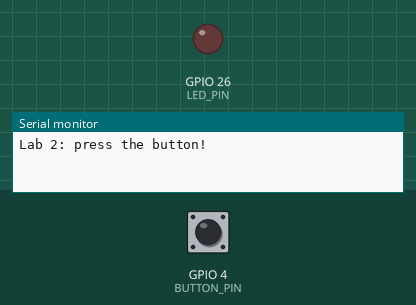
Simulated run of this sketch. Board: ESP32. Parts: output pins drawn as LEDs (lit = HIGH), the last lines printed to the serial monitor. The test bench sets the inputs (shaded band); at power-on: GPIO 4 (BUTTON_PIN) HIGH.

Above: at 1.2 s.
1.3 s: GPIO 4 (BUTTON_PIN) pulled LOW for 0.15 s
At 2.5 s:
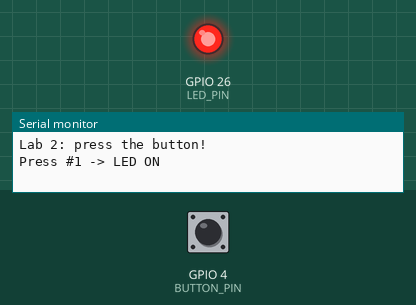
2.9 s: GPIO 4 (BUTTON_PIN) pulled LOW for 1 s
At 3.7 s:
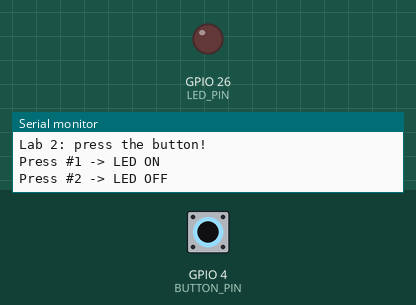
5.4 s: GPIO 4 (BUTTON_PIN) pulled LOW for 3.2 s
At 6.8 s:
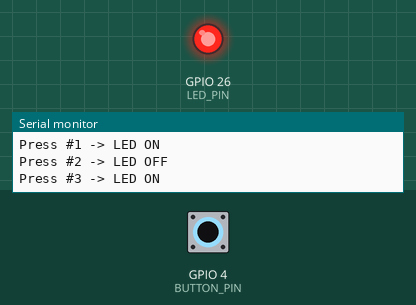
Timing chart, 0 to 8.4 s (numbered marks = the images above; inputs shaded):
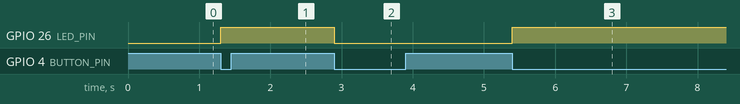

The sketch:

sketch.ino
```cpp
// Lab 2 - Buttons & Interrupts
// Push-button on GPIO 4 (other leg to GND), LED on GPIO 26.
// Every press toggles the LED and increments a counter - handled by an INTERRUPT.

const int BUTTON_PIN = 4;
const int LED_PIN = 26;

volatile bool pressed = false;        // set inside the ISR, read in loop()
volatile unsigned long lastIsrMs = 0; // for debouncing

// Interrupt Service Routine: keep it SHORT. No Serial.print, no delay here.
void IRAM_ATTR onButton() {
  unsigned long now = millis();
  if (now - lastIsrMs > 200) {        // ignore contact bounce (< 200 ms)
    pressed = true;
    lastIsrMs = now;
  }
}

int count = 0;
bool ledOn = false;

void setup() {
  Serial.begin(115200);
  pinMode(LED_PIN, OUTPUT);
  pinMode(BUTTON_PIN, INPUT_PULLUP);  // internal pull-up: idle = HIGH, pressed = LOW
  attachInterrupt(digitalPinToInterrupt(BUTTON_PIN), onButton, FALLING);
  Serial.println("Lab 2: press the button!");
}

void loop() {
  if (pressed) {                      // the ISR raised the flag
    pressed = false;
    count++;
    ledOn = !ledOn;
    digitalWrite(LED_PIN, ledOn);
    Serial.printf("Press #%d -> LED %s\n", count, ledOn ? "ON" : "OFF");
  }
  // The CPU is free here - e.g. blink something else, read sensors...
}
```

Measured:
- after the input at 1.3 s, GPIO 26 (LED_PIN): LOW → HIGH at once
- after the input at 2.9 s, GPIO 26 (LED_PIN): HIGH → LOW at once
- after the input at 5.4 s, GPIO 26 (LED_PIN): LOW → HIGH at once
